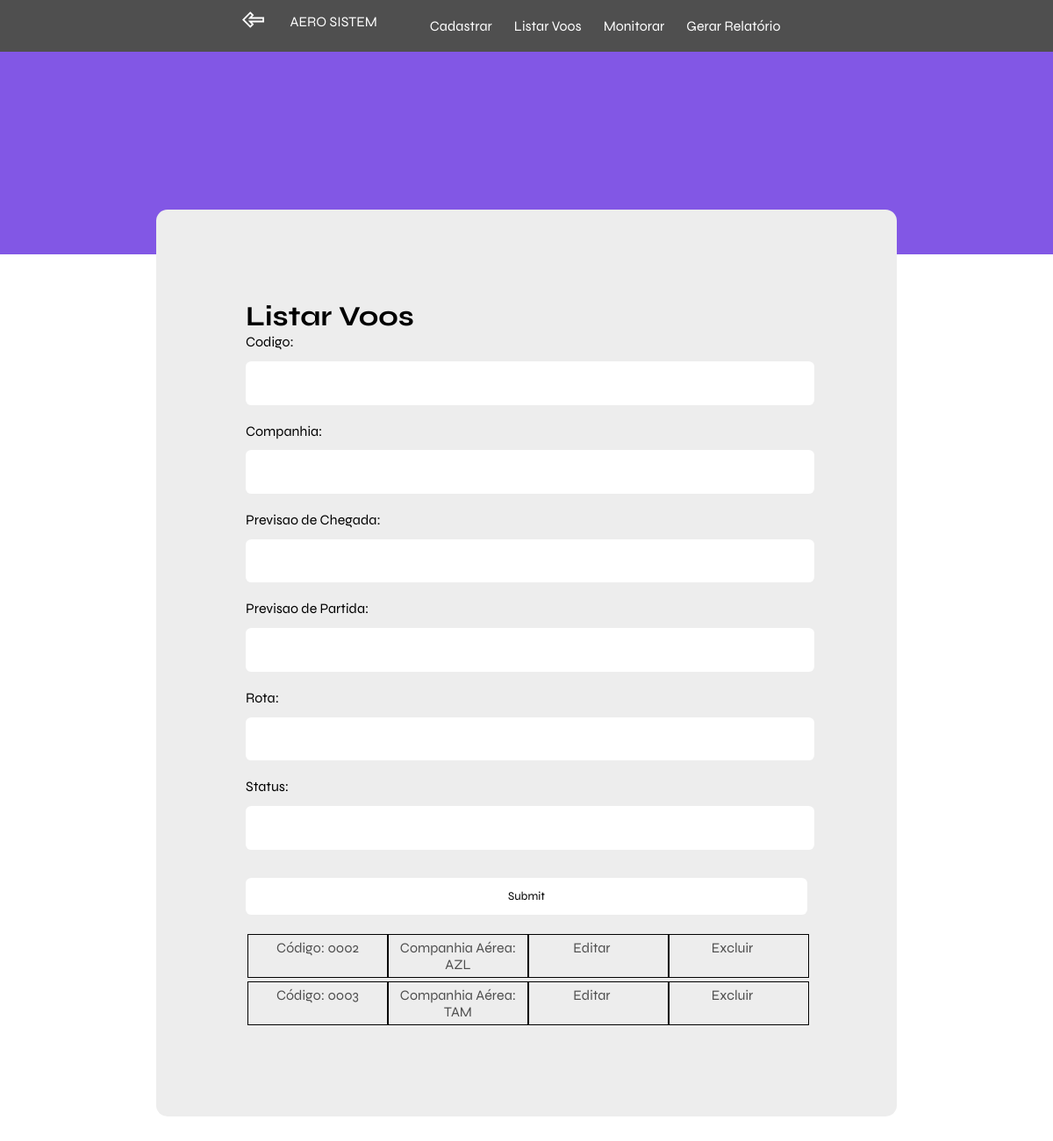
/central/ (signed in), run on an earlier commit of the app's database.
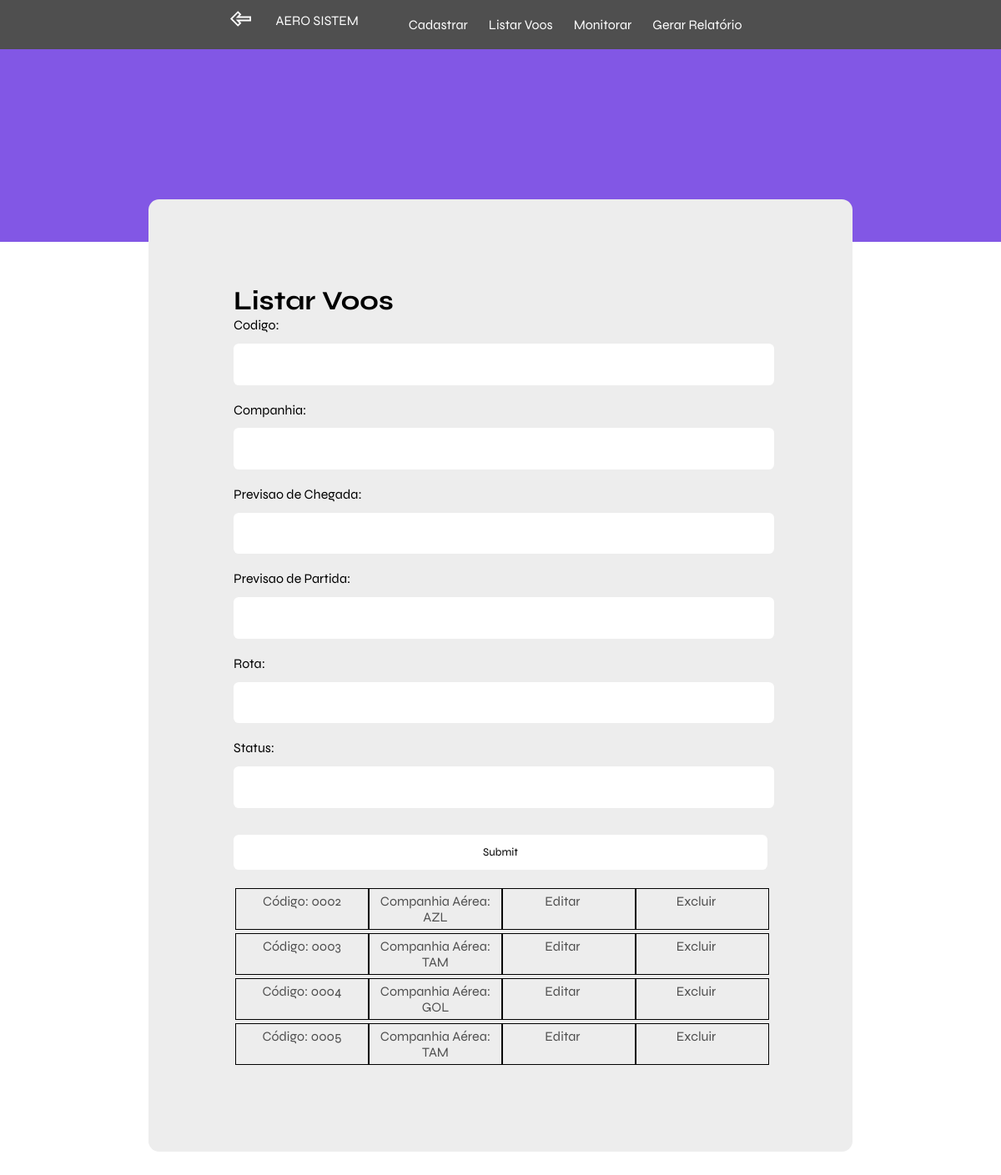
And on a later commit of the database.
### book/models.py (models this page shows)
class Estado_Dinamico(models.Model):
	voo = models.OneToOneField(
        Voo,
        on_delete=models.CASCADE,
        primary_key=True,
    )
	STATUS = [
		('Embarque', 'Embarque'),
		('Pouso', 'Pouso'),
		('Decolagem', 'Decolagem'),
		('Finalizado', 'Finalizado'),
		('Espera', 'Espera'),
	]
	data_saida = models.DateTimeField(null=True)
	data_chegada = models.DateTimeField(null=True)
	status = models.CharField(max_length=10,choices=STATUS,default = 'EMB')
	class Meta:
			db_table = 'estado_dinamico'

class Voo(models.Model):
	STATUS = [
		('GOL', 'Gol'),
		('TAM', 'TAM '),
		('AVC', 'Avianca '),
		('AZL', 'Azul '),
	]
	ROTAS = [
		('SP-RJ', 'SP-RJ'),
		('SP-DF', 'SP-DF'),
		('RJ-SP', 'RJ-SP'),
		('DF-SP', 'DF-SP'),
	]
	id = models.BigAutoField(primary_key=True)
	codigo = models.CharField(max_length=12, null=False,unique = True)
	companhia = models.CharField(max_length=3,choices=STATUS, null=False)
	previsao_chegada = models.DateTimeField(null=False)
	previsao_partida = models.DateTimeField(null=False)
	rota = models.CharField(max_length=5,choices=ROTAS, null=False)
	class Meta:
		db_table = 'Voos'

### book/views.py (the view)
# urls.py: path('central/', views.central, name = 'central'),
def central(request):
    permissao = request.session['permissao']
    request.session['tentativas'] = 0
    voos=Estado_Dinamico.objects.all()
    filter = FiltroCentral(request.GET, queryset=voos)
    voos_dinamico = Estado_Dinamico.objects.select_related()
    context={'voos_dinamico':voos_dinamico,'estado':'listar','filter':filter,'permissao':permissao}
    return render(request, 'central.html',context)

### template/central.html (shortened to what this page needs)
{% load static %}
<!DOCTYPE html>
<html lang="en">
<head>
    <link rel="stylesheet" href="{% static 'css/global.css' %}" />
    <link rel="stylesheet" href="{% static 'css/central.css' %}" />
</head>
<body>
    {% block content %}
    <header>
        <div class="content">
            <a class="voltar" href="{% url 'home' %}"><img src="{% static 'images/back.svg' %}" alt=""></a>
            <div class="column-left">
              <a href="{% url 'home' %}">AERO SISTEM</a>
              <ul class="menu">
                <li><a href="{% url 'cadastrar' %}">Cadastrar</a></li>
                <li><a href="{% url 'central' %}">Listar Voos</a></li>
                <li><a href="{% url 'monitorar' %}">Monitorar</a></li>
                <li><a href="{% url 'relatorio' %}">Gerar Relatório</a></li>
              </ul>
            </div>
    </header>
    <div class="dashboard">
        {% if permissao != 'operador' %}
            <h1>Você não tem permissão para acessar essa área!</h1>
        {% else %}
        {% if estado == 'edicao' %}
        <form method="post">
            <h1 class="titulo">Editar voo {{mensagem}}</h1>
            {% csrf_token %}
            {{ form.as_p }}
            <button type="submit">Editar</button>
        </form>
        {% else %}
        <h1>Listar Voos</h1>
        <form method="GET">
            {{ filter.form.as_p }}
            <input type="submit" />
        </form>
        {% for voo_dinamico in filter.qs %}
        <div class="dados">
            <div class="item">
                <li>Código: {{ voo_dinamico.voo.codigo }}</li>
            </div>
            <div class="item">
                <li> Companhia Aérea: {{ voo_dinamico.voo.companhia }}</li>
            </div>
            <div class="item">
                <li><a href="{% url 'edit' voo_dinamico.voo.id %}" class="button">Editar </a></li>
            </div>
            <div class="item">
                <li><a href="{% url 'deletar' voo_dinamico.voo.id %}" class="button">Excluir </a></li>
            </div>
        </div>
        {% endfor %}
        {% endif %}
        {% endif %}
    </div>
    {% endblock %}
</body>
</html>

What changed in the data, as far as the page shows it:
added Estado_Dinamico: voo.codigo "0004", voo.companhia "GOL"
added Estado_Dinamico: voo.codigo "0005", voo.companhia "TAM"
